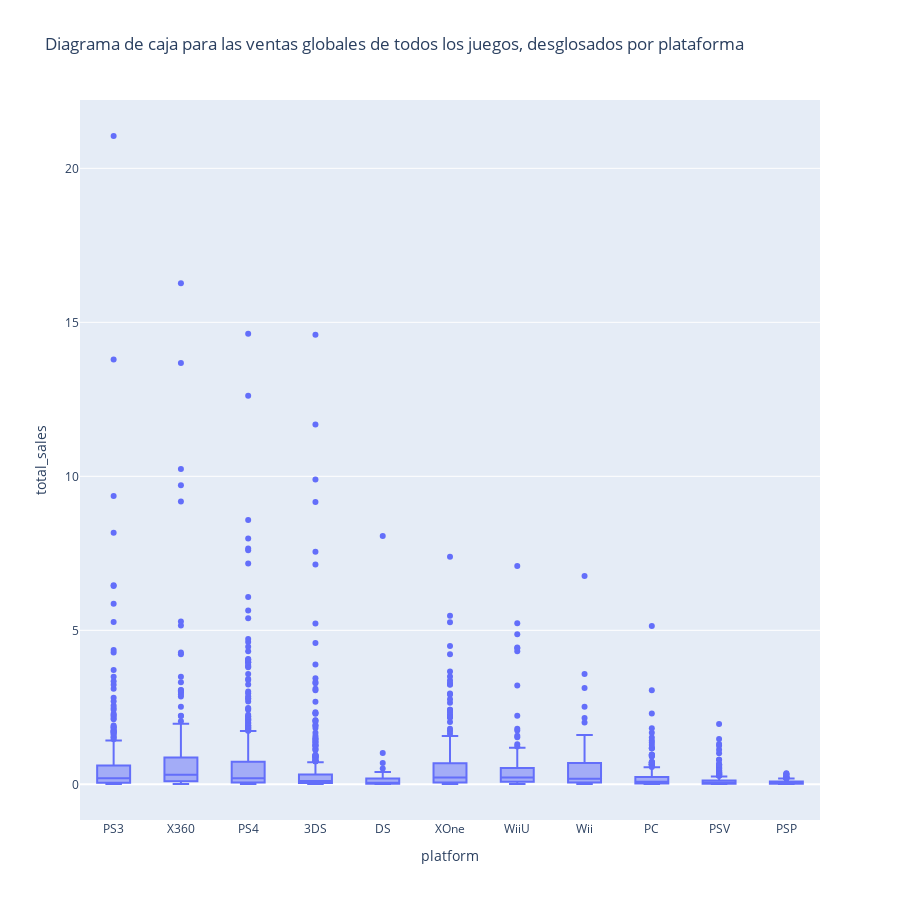

Notebook code for this chart:
### Markdown cell above
- Crea un diagrama de caja para las ventas globales de todos los juegos, desglosados por plataforma. ¿Son significativas las diferencias en las ventas? ¿Qué sucede con las ventas promedio en varias plataformas? Describe tus hallazgos.

### Code cell
fig2= px.box(relevant_data, 
             x='platform', 
             y='total_sales', 
             title='Diagrama de caja para las ventas globales de todos los juegos, desglosados por plataforma',
             width=900, 
             height=900
             )
fig2.show()

### Figure 1 — Plotly figure (JSON) as saved in the notebook; plotly's stock layout.template omitted (floating-point values rounded to 4 significant figures; data arrays with more than 128 entries replaced by an {"elided": "..."} marker saying what was removed)
{"data": [{"alignmentgroup": "True", "hovertemplate": "platform=%{x}<br>total_sales=%{y}<extra></extra>", "legendgroup": "", "marker": {"color": "#636efa"}, "name": "", "notched": false, "offsetgroup": "", "orientation": "v", "showlegend": false, "type": "box", "x": {"elided": "2886 str values"}, "x0": " ", "xaxis": "x", "y": {"elided": "2886 float values"}, "y0": " ", "yaxis": "y"}], "layout": {"boxmode": "group", "height": 900, "legend": {"tracegroupgap": 0}, "title": {"text": "Diagrama de caja para las ventas globales de todos los juegos, desglosados por plataforma"}, "width": 900, "xaxis": {"anchor": "y", "domain": [0, 1], "title": {"text": "platform"}}, "yaxis": {"anchor": "x", "domain": [0, 1], "title": {"text": "total_sales"}}}}
